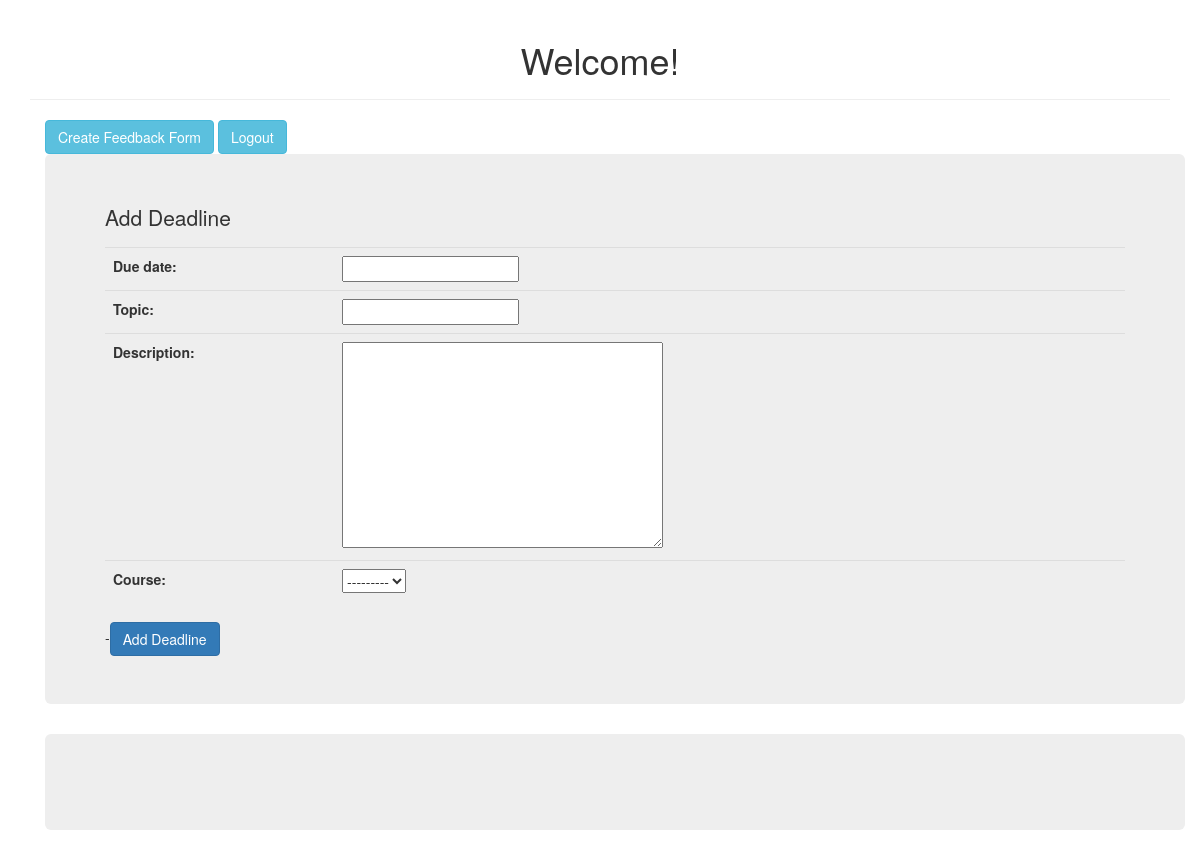
/ (signed in), run on an earlier commit of the app's database.
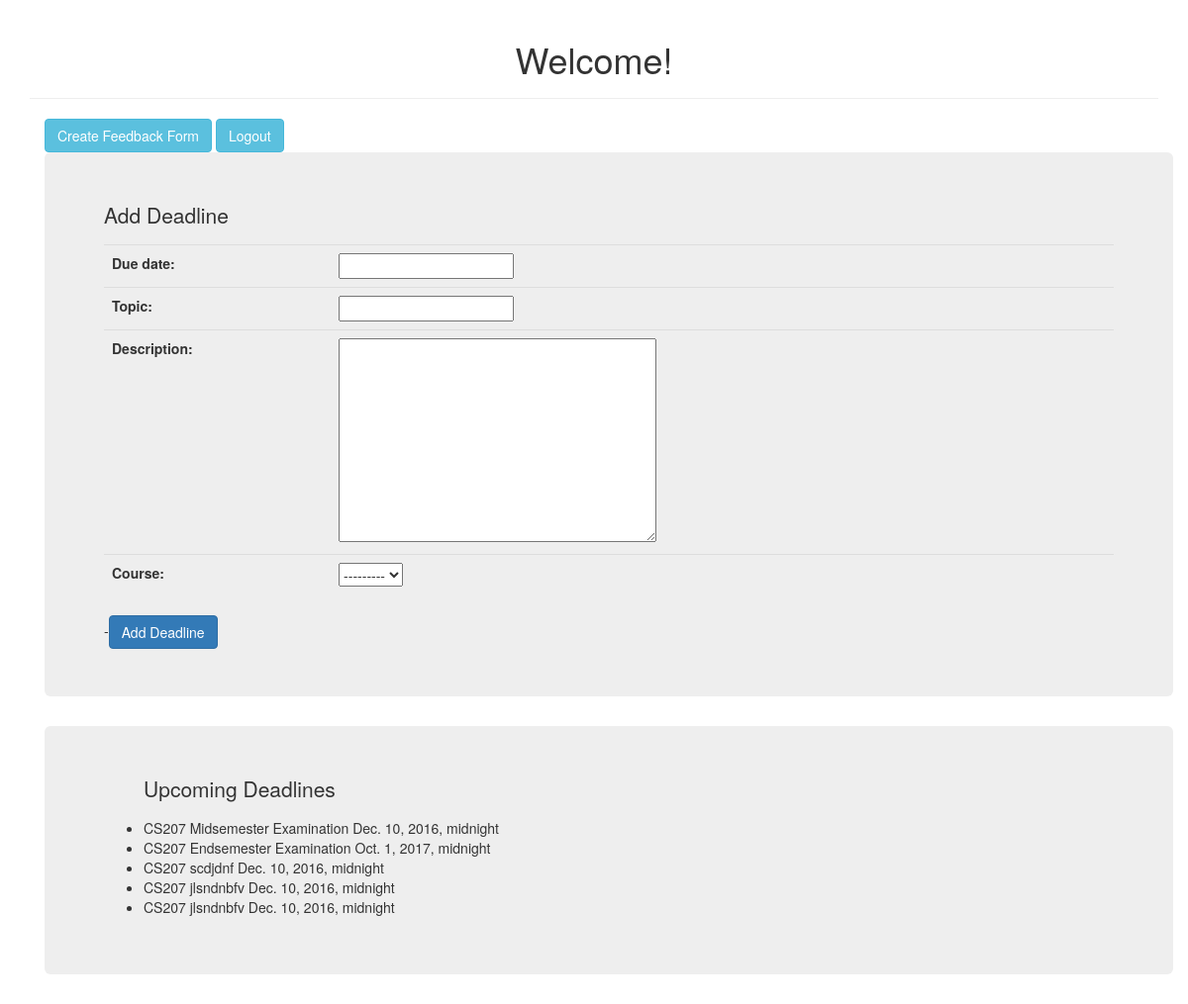
And on a later commit of the database.
### backend/models.py (models this page shows)
class Course(models.Model):
	code = models.CharField(max_length=5)
	name = models.CharField(max_length=30)
	semester = models.CharField(max_length=30)
	instructor = models.ForeignKey(User, on_delete=models.CASCADE)
	midsem_date = models.DateTimeField()
	endsem_date = models.DateTimeField()
	def __str__(self):
		return self.code

class Deadline(models.Model):
	due_date = models.DateTimeField()
	topic = models.CharField(max_length=30)
	description = models.TextField(default="")
	course = models.ForeignKey(Course, on_delete=models.CASCADE)

### backend/views.py (the view)
# urls.py: 2. Add a URL to urlpatterns:  url(r'^$', views.home, name='home')
@login_required(login_url="login/")
def home(request):
	if request.method == 'POST':
		form = DeadlineForm(request.POST, request.FILES)
		if form.is_valid():
			deadline = form.save(commit=False)
			deadline.save()
			return HttpResponseRedirect('/')
	else:
		form = DeadlineForm()
	deadlines = Deadline.objects.all()
	courses = Course.objects.all()
	c = {'form':form, 'deadlines':deadlines, 'courses':courses}
	return render(request, 'home.html', c)

### backend/forms.py
class DeadlineForm(forms.ModelForm):
	class Meta:
		model = Deadline
		fields = ['due_date', 'topic', 'description', 'course']

### templates/home.html (shortened to what this page needs)
<!DOCTYPE html>
<html>
<head>
	<link rel="stylesheet" href="https://maxcdn.bootstrapcdn.com/bootstrap/3.3.7/css/bootstrap.min.css">
</head>
<body>
	<div class="container">
			<div class='page-header'>
				<h1 align="center">Welcome!</h1>
			</div>
			<div class="container" >
				<a href="/createfeedbackform" class="btn btn-info" role="button" align="left">Create Feedback Form</a>
				<a href="/logout" class="btn btn-info" role="button" align="right">Logout</a>
			</div>
			<div class="container">
				<div class="jumbotron">
					<p>Add Deadline</p>
					<form method="POST" action=".">{% csrf_token %}
						<table class="table table-hover">
							{{ form.as_table }}
						</table>
						-<button class="btn btn-primary" type="submit" value="Add Deadline">Add Deadline</button>
					</form>
				</div>
			</div>
			<div class="container">
				<div class="jumbotron">
					{% if deadlines %}
						<ul>
						<p>Upcoming Deadlines</p>
						{% for deadline in deadlines %}
							<li> {{deadline.course.code}} {{deadline.topic}} {{deadline.due_date}} </li>
						{% endfor %}
						</ul>
					{% endif %}
				</div>
			</div>
	</div>
</body>
</html>

What changed in the data, as far as the page shows it:
added Deadline: course.code "CS207", topic "Midsemester Examination", due_date "Dec. 10, 2016, midnight"
added Deadline: course.code "CS207", topic "Endsemester Examination", due_date "Oct. 1, 2017, midnight"
added Deadline: course.code "CS207", topic "scdjdnf", due_date "Dec. 10, 2016, midnight"
added Deadline: course.code "CS207", topic "jlsndnbfv", due_date "Dec. 10, 2016, midnight"
added Deadline: course.code "CS207", topic "jlsndnbfv", due_date "Dec. 10, 2016, midnight"
Also different on the page:
text now shown: "Upcoming Deadlines"
